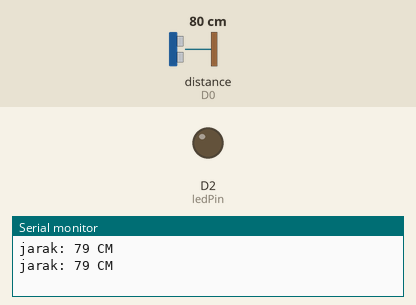
A program run on a simulated ESP8266 (NodeMCU). Shown: output pins drawn as LEDs (lit = HIGH), the last lines printed to the serial monitor. Wiring (inferred from the names in the program): ultrasonic range finder: trigger D1; echo D0. Inputs (shaded band) come from the test bench; at power-on: distance to the obstacle (sensor on D0) 80 cm. The echo pulse lasts 58.3 µs per cm; pins used as bus, display or sensor lines are not drawn.

Above: at 1.8 s.
1.9 s: distance to the obstacle (sensor on D0) set to 13 cm
3.4 s: distance to the obstacle (sensor on D0) set to 10 cm
At 4.7 s:
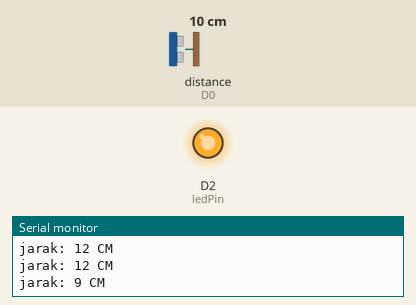
5.5 s: distance to the obstacle (sensor on D0) set to 18 cm
At 6.3 s:
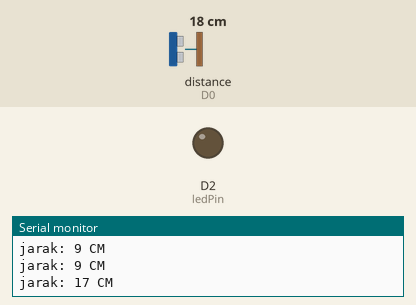
7.5 s: distance to the obstacle (sensor on D0) set to 2 cm
At 9.1 s:
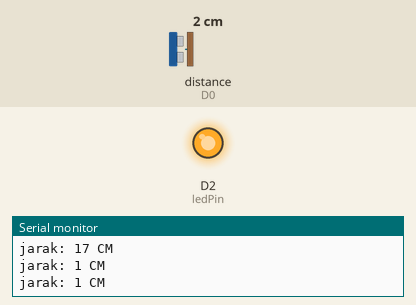
Timing chart, 0 to 10.5 s (numbered marks = the images above; inputs shaded):
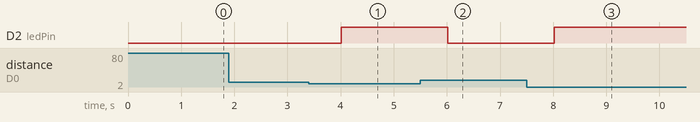

Measured:
- the behaviour switches between 12 and 11 cm on distance to the obstacle (sensor on D0) (found by bisection; images 0 and 1)
- after the input at 3.4 s, D2 (ledPin): LOW → HIGH after 0.61 s
- after the input at 5.5 s, D2 (ledPin): HIGH → LOW after 0.52 s
- after the input at 7.5 s, D2 (ledPin): LOW → HIGH after 0.52 s

The program:

main.cpp
```cpp
#include <Arduino.h>

int echoPin = D0;
int trigPin = D1;
int ledPin = D2;
long waktu;
int jarak;

void setup() {
  pinMode(echoPin, INPUT);
  pinMode(trigPin, OUTPUT);
  pinMode(ledPin, OUTPUT);
  Serial.begin(9600);
}

void loop() {
  // Generate ultrasonic pulse
  digitalWrite(trigPin, LOW);
  delayMicroseconds(5);
  digitalWrite(trigPin, HIGH);
  delayMicroseconds(10);
  digitalWrite(trigPin, LOW);

  // Measure the response time
  waktu = pulseIn(echoPin, HIGH);

  // Calculate distance in centimeters
  jarak = waktu*0.034/2;

  // Print the distance
  Serial.print("jarak: ");
  Serial.print(jarak);
  Serial.println(" CM");

  // Control LED based on distance
  if(jarak <= 10){
    digitalWrite(ledPin, HIGH);
  } else {
    digitalWrite(ledPin, LOW);
  }

  delay(1000);
}
```
